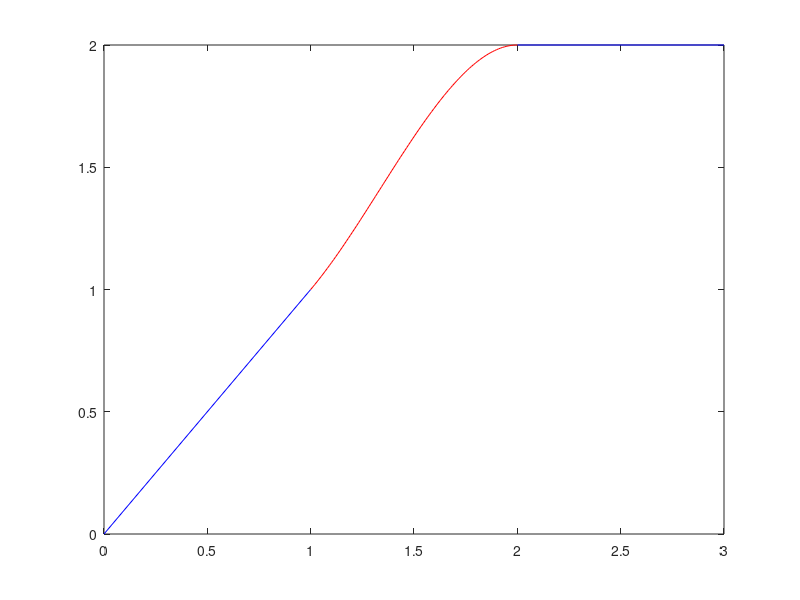

Reproduce this figure in MATLAB. (Note: this script raises an error after producing the figure.)
# +----------------------+
# | Hermite-interpoláció |
# +----------------------+

#-1 | 7
#-1 | 7
# 1 | 3
# 1 | 3

# (0,0) - (1,1) - egy egyenes
# (2,2) - (3,2) - még egy egyenes
# Ezeket kellene összekötni

t = [1, 1];
f = [2, 2];
f_1_derivalt = [1, 0]; # Meredeksége basically

# 1 | 1
#   |     1
# 1 | 1	      0
#   |	  1      -1
# 2 | 2		 -1
#   |	  1
# 2 | 2
#
# H3(t) = 1 + 1(t-1) + 0(t-1)(t-1) + -1(t-1)(t-1)(t-2)
# H3(t) = -t^3 + 4*t^2 - 4*t + 2

plot([0,1], [0,1], 'b-', [2,3], [2,2], 'b-');
hold on;
xx = linspace(1,2);
yy = polyval([-1, 4, -4, 2], xx);

plot(xx, yy, 'r-');


# Taylor polinom (Hermitehez)
# f(x0) + f'(x0) / 1! * (x - x1) + f''(x0) / 2! * (x - x1)^2 +
# + f('*n)(x0) / n! * (x - x1) ^ n

F = @(x) sin(pi * x) .^2 + exp(x);
F_d1 = @(x) 2*sin(pi * x) .* cos(pi * x)*pi + exp(x);
F_d2 = @(x) -2*pi^2*sin(pi*x).^2 + 2*pi^2*cos(pi*x).^2 + exp(x);

xx = linspace(0, 1);
taylor_pol = @(x) F(x0) + F_d1(x0) * (x - x0) + F_d2(x0) / 2 * (x - x0).^2;

kis_kornyezet = (maxx-minx) * 0.2;
xx = linspace(x0 - kis_kornyezet, x0 + kis_kornyezet);
plot(xx, taylor_pol(xx));






















